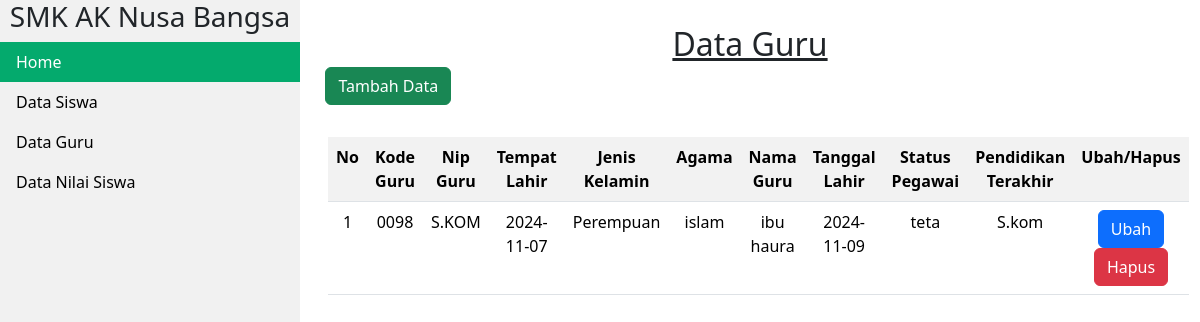
Page /webbaru/DataGuru.php on the committed database.
### tables this page shows
CREATE TABLE `tb_dataguru` (
  `id` int(255) NOT NULL,
  `Kode_Guru` varchar(250) NOT NULL,
  `Nip_Guru` varchar(250) NOT NULL,
  `Tempat_Lahir` date NOT NULL,
  `Jenis_Kelamin` varchar(250) NOT NULL,
  `Agama` varchar(250) DEFAULT NULL,
  `Nama_Guru` varchar(250) NOT NULL,
  `Tanggal_Lahir` date NOT NULL,
  `Status_Pegawai` varchar(250) NOT NULL,
  `Pendidikan_Terakhir` varchar(250) NOT NULL
);

### webbaru/DataGuru.php (the view, shortened to what this page needs)
<?php
include "koneksidb.php";
?>
<!doctype html>
<html lang="en">
  <head>
    <link href="https://cdn.jsdelivr.net/npm/bootstrap@5.3.3/dist/css/bootstrap.min.css" rel="stylesheet">
  </head>
</head>
<body>
<ul>
<h3 align="center">SMK AK Nusa Bangsa</h3>
  <li><a class="active" href="home.php">Home</a></li>
  <li><a href="datasiswa.php">Data Siswa</a></li>
  <li><a href="DataGuru.php">Data Guru</a></li>
  <li><a href="DataNilaiSiswa.php">Data Nilai Siswa</a></li>
</ul>
<div style="margin-left:25%;padding:1px 16px;height:1000px;">
  <br>
<h2 class="text-center"><u>Data Guru</u><a href="inputguru.php">
<div class="col-md-2">
<button class="btn btn-success" name="btnsimpan" type="submit">Tambah Data<i class="ace-icon fa fa-signal" ></i></button>
</a></h2>
    <br>
    <div class="container">
        <table align="table responsive" class="table table-striped" table-bordered table-hover>
            <tr>
                <th class="text-center">No</th>
                <th class="text-center">Kode Guru</th>
                <th class="text-center">Nip Guru</th>
                <th class="text-center">Tempat Lahir</th>
                <th class="text-center">Jenis Kelamin</th>
                <th class="text-center">Agama</th>
                <th class="text-center">Nama Guru</th>
                <th class="text-center">Tanggal Lahir</th>
                <th class="text-center">Status Pegawai</th>
                <th class="text-center">Pendidikan Terakhir</th>
                <th class="text-center">Ubah/Hapus</th>
            </tr>
            <?php
            $no = 1;
            $tampil = mysqli_query($koneksidb, "SELECT * FROM tb_dataguru");
            while ($data = mysqli_fetch_array($tampil)):
                ?>
                <tr>
                    <td class="text-center"><?= $no++ ?></td>
                    <td class="text-center"><?= $data['Kode_Guru'] ?></td>
                    <td class="text-center"><?= $data['Nip_Guru'] ?></td>
                    <td class="text-center"><?= $data['Tempat_Lahir'] ?></td>
                    <td class="text-center"><?= $data['Jenis_Kelamin'] ?></td>
                    <td class="text-center"><?= $data['Agama'] ?></td>
                    <td class="text-center"><?= $data['Nama_Guru'] ?></td>
                    <td class="text-center"><?= $data['Tanggal_Lahir'] ?></td>
                    <td class="text-center"><?= $data['Status_Pegawai'] ?></td>
                    <td class="text-center"><?= $data['Pendidikan_Terakhir'] ?></td>
                    <td class="text-center">
                        <a href="ubahdataguru.php?id=<?= $data['id']; ?>"><button class="btn btn-primary ">Ubah</button></a>
                        <a href="#" class="btn btn-danger" data-bs-toggle="modal"
                            data-bs-target="#hapus<?= $no ?>">Hapus</button></a>
                    </td>
                </tr>
            <?php endwhile; ?>
        </table>
    </div>
</body>
</html>

### webbaru/DataGuru.php (style rules this page uses)
body { margin: 0; }
ul { list-style-type: none; margin: 0; padding: 0; width: 25%; background-color: #f1f1f1; position: fixed; height: 100%; overflow: auto; }
li a { display: block; color: #000; padding: 8px 16px; text-decoration: none; }
li a.active { background-color: #04AA6D; color: white; }

### rows in the picture
tb_dataguru: Kode_Guru "0098", Nip_Guru "S.KOM", Tempat_Lahir "2024-11-07", Jenis_Kelamin "Perempuan", Agama "islam", Nama_Guru "ibu haura", Tanggal_Lahir "2024-11-09", Status_Pegawai "teta", Pendidikan_Terakhir "S.kom"
